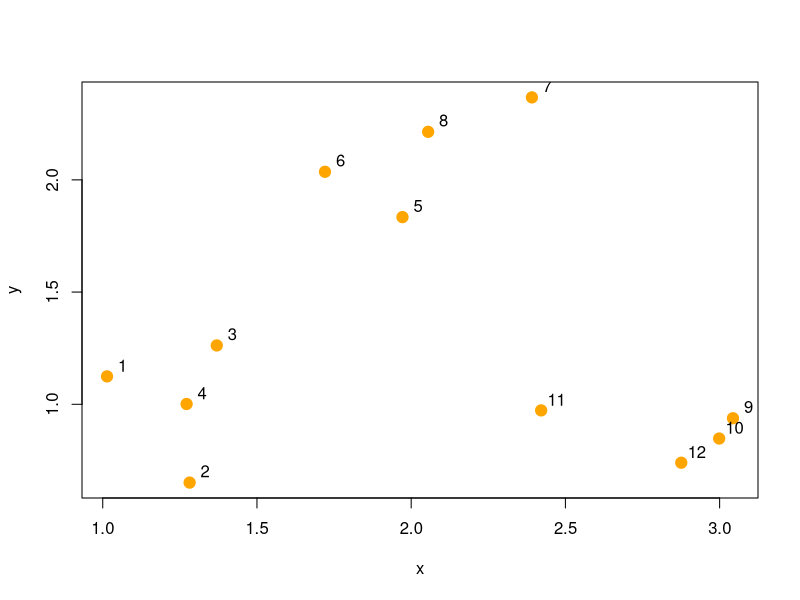
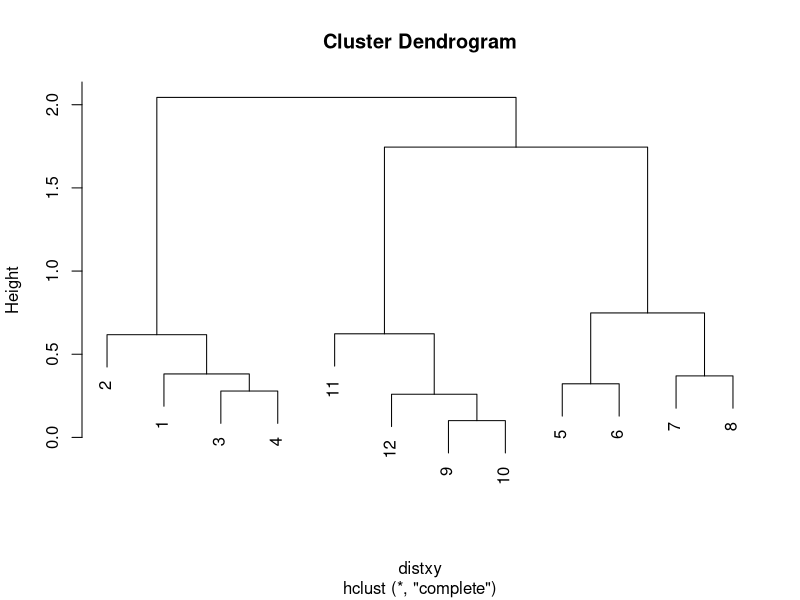

Recreate these plots in R, in order. (Note: this script raises an error after producing the figures.)
## ---- chunk 1
knitr::opts_chunk$set(echo = TRUE)
## ---- chunk 2
set.seed(96)
x = rnorm(12, mean = rep(1:3, each = 4), sd = 0.2)
y = rnorm(12, mean = rep(c(1,2,1),each = 4), sd = 0.2)
plot(x, y, col = "orange", pch = 19,cex = 1.5)
text(x+0.05, y+0.05, labels = as.character(1:12))
## ---- chunk 3
data = data.frame(x,y)
distxy = dist(data)
distxy
## ---- chunk 4
hClustering = hclust(distxy)
plot(hClustering)
## ---- chunk 5
myplclust(hClustering, lab = rep(1:3, each = 4), lab.col = rep(2:4, each = 4))
## ---- chunk 6
dataAsMatrix = as.matrix(data)[sample(1:12),]
heatmap(dataAsMatrix)
